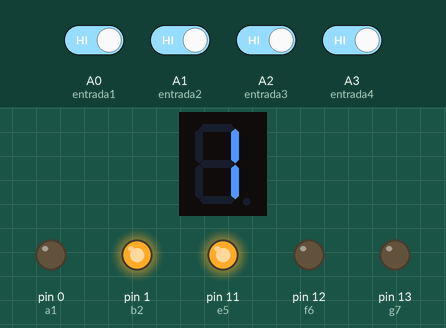
Bench run of a sketch on a simulated Arduino Uno, built with avr-gcc and run on an emulated ATmega328P. Parts: 1-digit seven-segment display, output pins drawn as LEDs (lit = HIGH). Wiring (inferred from the names in the program): 1-digit 7-segment display, segments lit when LOW: segments pin 2, pin 5, pin 6, pin 7, pin 8, pin 9, pin 10. The test bench sets the inputs (shaded band); at power-on: A0 (entrada1), A1 (entrada2), A2 (entrada3), A3 (entrada4) HIGH. The segment pins are drawn as the display they are named for; pins used as bus, display or sensor lines are not drawn.

Above: at 1.2 s.
1.3 s: A3 (entrada4) driven LOW
At 2.0 s:
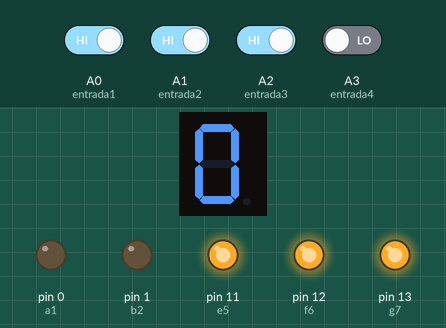
2.8 s: A0 (entrada1) driven LOW
At 3.2 s:
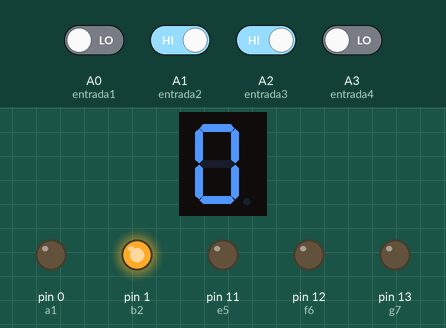
4.3 s: A1 (entrada2) driven LOW
At 5.5 s:
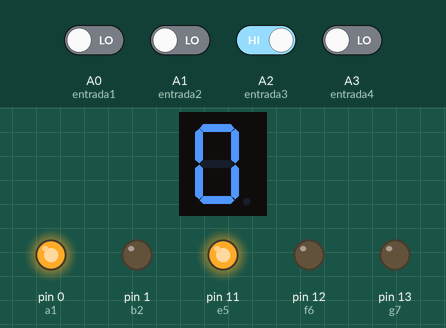
5.8 s: A2 (entrada3) driven LOW
At 6.7 s:
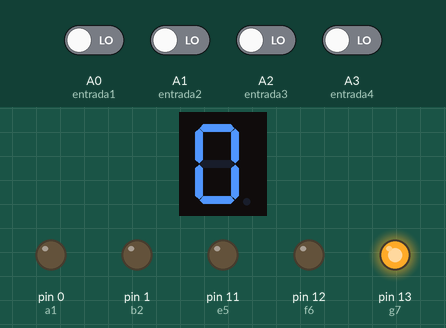
7.3 s: A0 (entrada1) driven HIGH
At 7.8 s:
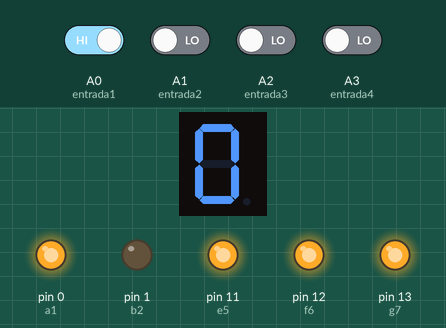
8.8 s: A1 (entrada2) driven HIGH
At 10.1 s:
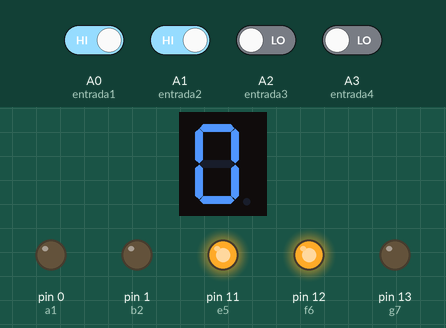
Timing chart, 0 to 11.3 s (numbered marks = the images above; inputs shaded):
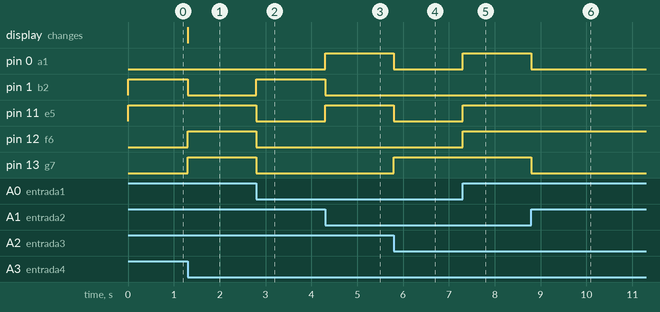

Measured:
- after the input at 1.3 s, pin 1 (b2): HIGH → LOW at once; pin 12 (f6), pin 13 (g7): LOW → HIGH at once; the display: changes at once (image 1)
- after the input at 2.8 s, pin 1 (b2): LOW → HIGH at once; pin 11 (e5), pin 12 (f6), pin 13 (g7): HIGH → LOW at once
- after the input at 4.3 s, pin 0 (a1), pin 11 (e5): LOW → HIGH at once; pin 1 (b2): HIGH → LOW at once
- after the input at 5.8 s, pin 0 (a1), pin 11 (e5): HIGH → LOW at once; pin 13 (g7): LOW → HIGH at once
- after the input at 7.3 s, pin 0 (a1), pin 11 (e5), pin 12 (f6): LOW → HIGH at once
- after the input at 8.8 s, pin 0 (a1), pin 13 (g7): HIGH → LOW at once

The sketch:

Controlador_binario.ino
```cpp
/* Entrada hacia el arduino */
int entrada1 = A0;
int entrada2 = A1;
int entrada3 = A2;
int entrada4 = A3;
/* Fin entrada del arduino */

/* Salida hacia el display */
int a = 2;
int b = 5;
int c = 6;
int d = 7;
int e = 8;
int f = 9;
int g = 10;
/* Salidas del segundo display */
int a1 = 0;
int b2 = 1;
int c3 = 3;
int d4 = 4;
int e5 = 11;
int f6 = 12;
int g7 = 13;
/* Fin de las salidad del display */
int Estadoentrada1 =0;
int Estadoentrada2 =0;
int Estadoentrada3 =0;
int Estadoentrada4 =0;

void setup() {
  /* Asginando el modo de cada pin */
  pinMode(entrada1 , INPUT);
  pinMode(entrada2 , INPUT);
  pinMode(entrada3 , INPUT);
  pinMode(entrada4 , INPUT);
  pinMode(a , OUTPUT);
  pinMode(b , OUTPUT);
  pinMode(c , OUTPUT);
  pinMode(d , OUTPUT);
  pinMode(e , OUTPUT);
  pinMode(f , OUTPUT);
  pinMode(g , OUTPUT);

  pinMode(a1 , OUTPUT);
  pinMode(b2 , OUTPUT);
  pinMode(c3 , OUTPUT);
  pinMode(d4 , OUTPUT);
  pinMode(e5 , OUTPUT);
  pinMode(f6 , OUTPUT);
  pinMode(g7 , OUTPUT);

}

void loop() {
/* Con LOW se prende el display porque es anodo común
y con HGH se apaga */
/* Detención de entradas y su lectura digital */
Estadoentrada1=digitalRead(entrada1);
Estadoentrada2=digitalRead(entrada2);
Estadoentrada3=digitalRead(entrada3);
Estadoentrada4=digitalRead(entrada4);


if (Estadoentrada1 == LOW && Estadoentrada2 == LOW && Estadoentrada3 == LOW && Estadoentrada4 == LOW)
{
cero0(0,0,0,0);
cero(0,0,0,0); /* Se llama la función cero */
    /*A,B,C,D*/
}
  else if (Estadoentrada1 == HIGH && Estadoentrada2 == LOW && Estadoentrada3 == LOW && Estadoentrada4 == LOW){ /* Inicio de uno */
cero (0,0,0,0);
uno1(1,0,0,0);
    /*A,B,C,D */
  }
  else if (Estadoentrada1 == LOW && Estadoentrada2 == HIGH && Estadoentrada3 == LOW && Estadoentrada4 == LOW) { /* Inicio de dos */
dos2 (0,1,0,0);
cero (0,0,0,0);
    /*A,B,C,D */
  } /* Fin del dos */
  else if (Estadoentrada1 ==  HIGH && Estadoentrada2 == HIGH && Estadoentrada3 == LOW && Estadoentrada4 == LOW){
tres3(1,1,0,0);
cero(0,0,0,0);
  } /* Fin del tres */
  else if (Estadoentrada1 ==  LOW && Estadoentrada2 == LOW && Estadoentrada3 == HIGH && Estadoentrada4 == LOW){
cuatro4(0,0,1,0);
cero(0,0,0,0);
  }/* Fin del cuatro */
  else if (Estadoentrada1 ==  HIGH && Estadoentrada2 == LOW && Estadoentrada3 == HIGH && Estadoentrada4 == LOW){
cinco5(1,0,1,0);
cero(0,0,0,0);
  }/* Fin del quinto */
  else if (Estadoentrada1 ==  LOW && Estadoentrada2 == HIGH && Estadoentrada3 == HIGH && Estadoentrada4 == LOW){
seis6(0,1,1,0);
cero(0,0,0,0);
  } /* Fin del sexto */
  else if (Estadoentrada1 ==  HIGH && Estadoentrada2 == HIGH && Estadoentrada3 == HIGH && Estadoentrada4 == LOW){
siete7(1,1,1,0); /* Fin del septimo */
cero(0,0,0,0);
  }
  else if(Estadoentrada1 ==  LOW && Estadoentrada2 == LOW && Estadoentrada3 == LOW && Estadoentrada4 == HIGH){
ocho8(0,0,0,1);
cero(0,0,0,0);
  }/* fin del octavo */
  else if (Estadoentrada1 ==  HIGH && Estadoentrada2 == LOW && Estadoentrada3 == LOW && Estadoentrada4 == HIGH){
nueve9(1,0,0,1);
cero(0,0,0,0);
  } /* Número 09 */
  else if (Estadoentrada1 ==  LOW && Estadoentrada2 == HIGH && Estadoentrada3 == LOW && Estadoentrada4 == HIGH){
uno(1,0,0,0);
cero0(0,0,0,0);
  } /* número 10 */
  else if (Estadoentrada1 == HIGH && Estadoentrada2 == HIGH && Estadoentrada3 == LOW && Estadoentrada4 == HIGH){
uno(1,0,0,0);
uno1(1,0,0,0);
  }/* Número 11 */
  else if (Estadoentrada1 == LOW && Estadoentrada2 == LOW && Estadoentrada3 == HIGH && Estadoentrada4 == HIGH){
    uno(1,0,0,0);
    dos2(0,1,0,0);
  }/* Número 12 */
  else if (Estadoentrada1 == HIGH && Estadoentrada2 == LOW && Estadoentrada3 == HIGH && Estadoentrada4 == HIGH){
    uno(1,0,0,0);
    tres3(1,1,0,0);
  }/* Número 13 */
  else if (Estadoentrada1 == LOW && Estadoentrada2 == HIGH && Estadoentrada3 == HIGH && Estadoentrada4 == HIGH){
    uno(1,0,0,0);
  cuatro4(0,0,1,0);
  }/* Número 14 */
  else if (Estadoentrada1 == HIGH && Estadoentrada2 == HIGH && Estadoentrada3 == HIGH && Estadoentrada4 == HIGH){
    uno(1,0,0,0);
    cinco5(1,0,1,0);
  }
} /* Fin del ciclo foop */

 /* Inicio de las funcinoes de cada número del segundo diplay */
int cero0(int entrada1, int entrada2, int entrada3, int entrada4){ /* Inicio de la función 0 */
  if (entrada1 == 0 && entrada2 == 0 && entrada3 == 0 && entrada4 == 0){
    digitalWrite(a1, LOW);
    digitalWrite(b2, LOW);
    digitalWrite(c3, LOW);
    digitalWrite(d4, LOW);
    digitalWrite(e5, LOW);
    digitalWrite(f6, LOW);
    digitalWrite(g7, HIGH);
  }
  }/* Fin de mi función 0 */
int uno1(int entrada1, int entrada2, int entrada3, int entrada4)/* Inicio de la función 1 */{
     if (entrada1 == 1 && entrada2 == 0 && entrada3 == 0 && entrada4 == 0){
    digitalWrite(a1, HIGH);
    digitalWrite(b2, LOW);
    digitalWrite(c3, LOW);
    digitalWrite(d4, HIGH);
    digitalWrite(e5, HIGH);
    digitalWrite(f6, HIGH);
    digitalWrite(g7, HIGH);
  }
  }/* Fin de la funcón 1 */
int dos2 (int entrada1, int entrada2, int entrada3, int entrada4)/* Inicio de la función 2 */{
  if (entrada1 == 0 && entrada2 == 1 && entrada3 == 0 && entrada4 == 0){
    digitalWrite(a1, LOW);
    digitalWrite(b2, LOW);
    digitalWrite(c3, HIGH);
    digitalWrite(d4, LOW);
    digitalWrite(e5, LOW);
    digitalWrite(f6, HIGH);
    digitalWrite(g7, LOW);
  }
  }/* Fin de la funcón 2 */
int tres3 (int entrada1, int entrada2, int entrada3, int entrada4){/* Inicio de la función 3 */
  if (entrada1 == 1 && entrada2 == 1 && entrada3 == 0 && entrada4 == 0){
    digitalWrite(a1, LOW);
    digitalWrite(b2, LOW);
    digitalWrite(c3, LOW);
    digitalWrite(d4, LOW);
    digitalWrite(e5, HIGH);
    digitalWrite(f6, HIGH);
    digitalWrite(g7, LOW);
  }
  }/* Fin de la funcón 3 */
int cuatro4(int entrada1, int entrada2, int entrada3, int entrada4){/* Inicio de la función 4 */
   if (entrada1 == 0 && entrada2 == 0 && entrada3 == 1 && entrada4 == 0){
    digitalWrite(a1, HIGH);
    digitalWrite(b2, LOW);
    digitalWrite(c3, LOW);
    digitalWrite(d4, HIGH);
    digitalWrite(e5, HIGH);
    digitalWrite(f6, LOW);
    digitalWrite(g7, LOW);
  }
  }/* Fin de la función 4*/
int cinco5 (int entrada1, int entrada2, int entrada3, int entrada4){/* Inicio de la función 5 */
  if (entrada1 == 1 && entrada2 == 0 && entrada3 == 1 && entrada4 == 0){
    digitalWrite(a1, LOW);
    digitalWrite(b2, HIGH);
    digitalWrite(c3, LOW);
    digitalWrite(d4, LOW);
    digitalWrite(e5, HIGH);
    digitalWrite(f6, LOW);
    digitalWrite(g7, LOW);
  }
  }/* Fin de la función 5 */
int seis6(int entrada1, int entrada2, int entrada3, int entrada4){/* Inicio de la función 6 */
  if (entrada1 == 0 && entrada2 == 1 && entrada3 == 1 && entrada4 == 0){
    digitalWrite(a1, LOW);
    digitalWrite(b2, HIGH);
    digitalWrite(c3, LOW);
    digitalWrite(d4, LOW);
    digitalWrite(e5, LOW);
    digitalWrite(f6, LOW);
    digitalWrite(g7, LOW);
  }
  }/* Fin de la función 6 */
int siete7(int entrada1, int entrada2, int entrada3, int entrada4){/* Inicio de la función 7 */
  if (entrada1 == 1 && entrada2 == 1 && entrada3 == 1 && entrada4 == 0){
    digitalWrite(a1, LOW);
    digitalWrite(b2, LOW);
    digitalWrite(c3, LOW);
    digitalWrite(d4, HIGH);
    digitalWrite(e5, HIGH);
    digitalWrite(f6, HIGH);
    digitalWrite(g7, HIGH);
  }
  }/* Fin de la función 7 */
int ocho8(int entrada1, int entrada2, int entrada3, int entrada4){ /* Inicio de la función 8 */
  if (entrada1 == 0 && entrada2 == 0 && entrada3 == 0 && entrada4 == 1){
    digitalWrite(a1, LOW);
    digitalWrite(b2, LOW);
    digitalWrite(c3, LOW);
    digitalWrite(d4, LOW);
    digitalWrite(e5, LOW);
    digitalWrite(f6, LOW);
    digitalWrite(g7, LOW);
  }
  }/* Fin de la función 8 */
int nueve9(int entrada1, int entrada2, int entrada3, int entrada4){ /*Inicio de la función 9*/
  if (entrada1 == 1 && entrada2 == 0 && entrada3 == 0 && entrada4 == 1){
    digitalWrite(a1, LOW);
    digitalWrite(b2, LOW);
    digitalWrite(c3, LOW);
    digitalWrite(d4, HIGH);
    digitalWrite(e5, HIGH);
    digitalWrite(f6, LOW);
    digitalWrite(g7, LOW);
  }
  }/* Fin de la función 9 */
/* Inicio de las funcinoes de cada número del primer diplay*/
int cero(int entrada1, int entrada2, int entrada3, int entrada4){ /* Inicio de la función 0 */
  if (entrada1 == 0 && entrada2 == 0 && entrada3 == 0 && entrada4 == 0){
    digitalWrite(a, LOW);
    digitalWrite(b, LOW);
    digitalWrite(c, LOW);
    digitalWrite(d, LOW);
    digitalWrite(e, LOW);
    digitalWrite(f, LOW);
    digitalWrite(g, HIGH);
  }
  }/* Fin de mi función 0 */


int uno(int entrada1, int entrada2, int entrada3, int entrada4)/* Inicio de la función 1 */{
     if (entrada1 == 1 && entrada2 == 0 && entrada3 == 0 && entrada4 == 0){
    digitalWrite(a, HIGH);
    digitalWrite(b, LOW);
    digitalWrite(c, LOW);
    digitalWrite(d, HIGH);
    digitalWrite(e, HIGH);
    digitalWrite(f, HIGH);
    digitalWrite(g, HIGH);
  }
  }/* Fin de la funcón 1 */

int dos (int entrada1, int entrada2, int entrada3, int entrada4)/* Inicio de la función 2 */{
  if (entrada1 == 0 && entrada2 == 1 && entrada3 == 0 && entrada4 == 0){
    digitalWrite(a, LOW);
    digitalWrite(b, LOW);
    digitalWrite(c, HIGH);
    digitalWrite(d, LOW);
    digitalWrite(e, LOW);
    digitalWrite(f, HIGH);
    digitalWrite(g, LOW);
  }

  }/* Fin de la funcón 2 */

int tres (int entrada1, int entrada2, int entrada3, int entrada4){/* Inicio de la función 3 */
  if (entrada1 == 1 && entrada2 == 1 && entrada3 == 0 && entrada4 == 0){
    digitalWrite(a, LOW);
    digitalWrite(b, LOW);
    digitalWrite(c, LOW);
    digitalWrite(d, LOW);
    digitalWrite(e, HIGH);
    digitalWrite(f, HIGH);
    digitalWrite(g, LOW);
  }
  }/* Fin de la funcón 3 */

int cuatro(int entrada1, int entrada2, int entrada3, int entrada4){/* Inicio de la función 4 */
   if (entrada1 == 0 && entrada2 == 0 && entrada3 == 1 && entrada4 == 0){
    digitalWrite(a, HIGH);
    digitalWrite(b, LOW);
    digitalWrite(c, LOW);
    digitalWrite(d, HIGH);
    digitalWrite(e, HIGH);
    digitalWrite(f, LOW);
    digitalWrite(g, LOW);
  }
  }/* Fin de la función 4*/
int cinco (int entrada1, int entrada2, int entrada3, int entrada4){/* Inicio de la función 5 */
  if (entrada1 == 1 && entrada2 == 0 && entrada3 == 1 && entrada4 == 0){
    digitalWrite(a, LOW);
    digitalWrite(b, HIGH);
    digitalWrite(c, LOW);
    digitalWrite(d, LOW);
    digitalWrite(e, HIGH);
    digitalWrite(f, LOW);
    digitalWrite(g, LOW);
  }
  }/* Fin de la función 5 */
int seis(int entrada1, int entrada2, int entrada3, int entrada4){/* Inicio de la función 6 */
  if (entrada1 == 0 && entrada2 == 1 && entrada3 == 1 && entrada4 == 0){
    digitalWrite(a, LOW);
    digitalWrite(b, HIGH);
    digitalWrite(c, LOW);
    digitalWrite(d, LOW);
    digitalWrite(e, LOW);
    digitalWrite(f, LOW);
    digitalWrite(g, LOW);
  }
  }/* Fin de la función 6 */
int siete(int entrada1, int entrada2, int entrada3, int entrada4){/* Inicio de la función 7 */
  if (entrada1 == 1 && entrada2 == 1 && entrada3 == 1 && entrada4 == 0){
    digitalWrite(a, LOW);
    digitalWrite(b, LOW);
    digitalWrite(c, LOW);
    digitalWrite(d, HIGH);
    digitalWrite(e, HIGH);
    digitalWrite(f, HIGH);
    digitalWrite(g, HIGH);
  }
  }/* Fin de la función 7 */
int ocho(int entrada1, int entrada2, int entrada3, int entrada4){ /* Inicio de la función 8 */
  if (entrada1 == 0 && entrada2 == 0 && entrada3 == 0 && entrada4 == 1){
    digitalWrite(a, LOW);
    digitalWrite(b, LOW);
    digitalWrite(c, LOW);
    digitalWrite(d, LOW);
    digitalWrite(e, LOW);
    digitalWrite(f, LOW);
    digitalWrite(g, LOW);
  }
  }/* Fin de la función 8 */
int nueve(int entrada1, int entrada2, int entrada3, int entrada4){ /*Inicio de la función 9*/
  if (entrada1 == 1 && entrada2 == 0 && entrada3 == 0 && entrada4 == 1){
    digitalWrite(a, LOW);
    digitalWrite(b, LOW);
    digitalWrite(c, LOW);
    digitalWrite(d, HIGH);
    digitalWrite(e, HIGH);
    digitalWrite(f, LOW);
    digitalWrite(g, LOW);
  }
  }/* Fin de la función 9 */
```
